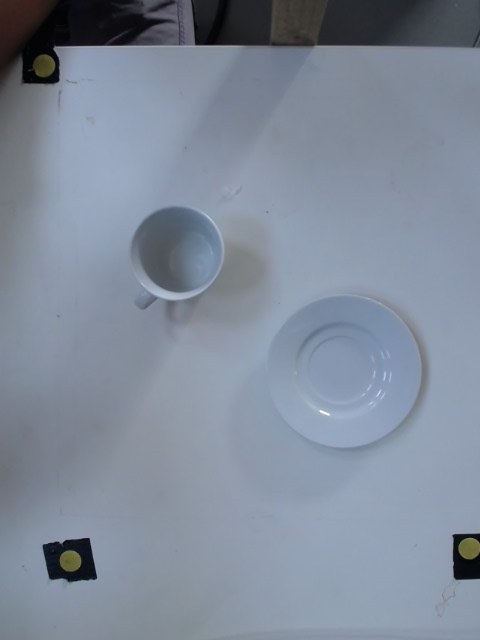
#> input picture task_images/test.jpg, 480 x 640 px
$ python -i iros_vision_functions.py   (imports and definitions only)   (Python 2 division)   (older library calls are emulated)
#> lines starting #> are read from the running program, lines starting #| are printed output that depends on the picture
### iros_vision_tools.py
import numpy as np
import cv2
from matplotlib import pyplot as plt
from scipy.spatial.distance import cdist
from scipy import linalg
#import imutils
import copy

CAMERA=0
PORTS=3

CAL_PARAM = {'thresh': [120,200],
            'radius': [13, 15]}

# Calibration coordinates
CAL_XOFF = 1.0
CAL_YOFF = -16.0

C1 = [-200.0+CAL_XOFF,-604.0+CAL_YOFF]
C2 = [-602.0+CAL_XOFF,-111.0+CAL_YOFF]
C3 = [-200.0+CAL_XOFF,-111.0+CAL_YOFF]

DELTA_X = C3[0]-C2[0]
DELTA_Y = C3[1]-C1[1]

# [173 lines left out: functions capture_pic, check_camera, find_circles, sort_circles3, run_calibration, crop_out and 2 more, not called in this run]

def farthest_node(node, nodes):
    return nodes[cdist([node], nodes).argmax()], cdist([node], nodes).argmax()

def extract_contours(image, min_thresh=10, max_thresh=50, blur = 5, dilate=1, erode=1, cnt_mode = cv2.RETR_TREE):
    '''Extracts contours from an image

    Args:
        image(numpy.array): Image array, either RGB/BGR or GRAY, dtype=Any
        min_thresh(int):    Minimum threshold for Canny edge detection
        max_thresh(int):    Maximum threshold for Canny edge detection
        dilate(int):        Number of iterations for dilation of edges
        erode(int):         Number of iterations for erosion of edges

    Returns:
        edged(numpy.array):     Image array with final Canny edge detection lines
        img(numpy.array):       Image array of modified input image
        cnts(list):             List of 2-D numpy arrays representing contour points
        hierarchy(numpy.array): Numpy array with np.shape()=(1,m,4), where m is the number of contours. Each entry m has
                                has 4 entries: [Next Fellow, Previous Fellow, First Child, Parent]
    '''
    gray = copy.copy(image)
    if len(np.shape(gray))>2:
        gray = cv2.cvtColor(gray, cv2.COLOR_BGR2GRAY)

    gray[gray<0] = 0
    gray=gray.astype('uint8')
    gray[gray==255]=0

    blurred = cv2.GaussianBlur(gray, (blur, blur), 0)

    # perform edge detection, then perform a dilation + erosion to
    # close gaps in between object edges
    edged = cv2.Canny(blurred, min_thresh, max_thresh)
    edged = cv2.dilate(edged, None, iterations=dilate)
    edged = cv2.erode(edged, None, iterations=erode)

    img, cnts, hierarchy = cv2.findContours(edged.copy(), cv2.RETR_TREE, cv2.CHAIN_APPROX_SIMPLE)

    return edged, img, cnts, hierarchy

# [27 lines left out: functions pix3world_cal, pix3world, black_out, not called in this run]

def find_circles2(img, num_circles, param=CAL_PARAM, blur=3, overlap=True, separation=None, show=True):
#> called with num_circles = 2, blur = 1, overlap = True, show = False
    gray = copy.copy(img)
    if show:
        plt.imshow(gray)
        plt.show()
    if len(np.shape(gray))>2:
        gray = cv2.cvtColor(gray, cv2.COLOR_BGR2GRAY)
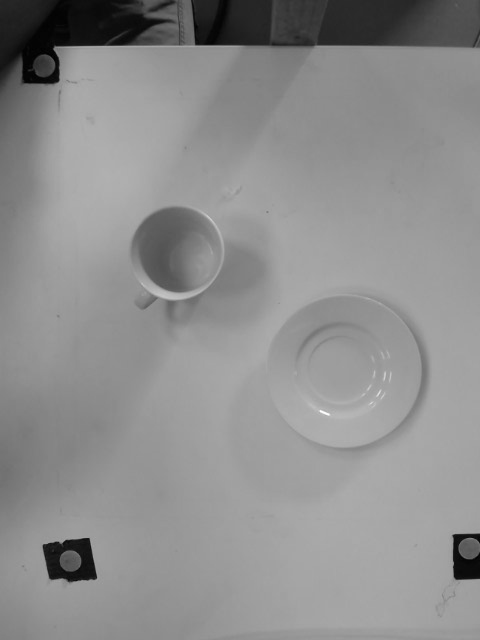
#> gray: shape (640, 480); min 0, max 254, mean 141.7

    blurred_img = cv2.medianBlur(gray, blur)

    circles = None
    counter = 0
    #plt.imshow(blurred_img)
    print param
    old_circles = None

    while counter < param['thresh'][0]-1 :
        #print (counter)
        circles = cv2.HoughCircles(blurred_img.astype("uint8"), cv2.HOUGH_GRADIENT, 1, 20,
                                       param1=param['thresh'][1],
                                       param2=param['thresh'][0]-counter,
                                       minRadius = param['radius'][0],
                                       maxRadius = param['radius'][1])
        if old_circles is None:
            old_circles = circles
        if overlap is False and circles is not None:
            keep_circles = np.zeros_like(old_circles)
            new_circles = circles


            for old_id, old_circle in enumerate(old_circles[0]):
                idx = []
                separation_list = linalg.norm(circles[:,:,:2]-[old_circle[:2]], axis=2)
                idx.append(np.argmin(separation_list))
                #print "old_new", np.shape(circles),np.shape(old_circles),separation_list
                keep_circles[0][old_id] = circles[0][idx]

            for circle in circles[0]:
                #print "circle",circle, "keep",keep_circles

                keep_separation = linalg.norm([[circle[:2]]]-keep_circles[:,:,:2], axis=2)
                #print "KEEP SEPERATION",keep_separation
                if (sum(np.greater(keep_separation[0],separation)) == keep_separation[0].size).astype(np.int):
                    print "COUNTERR: ", counter
                    print "Separation from original circles: ", keep_separation
                    print circle
                    print (keep_separation > separation)
                    print "IT IS A COMPLETELY SEPARATE CIRCLE"
                    keep_circles = np.append(keep_circles, [[circle]], axis=1)

            circles = keep_circles


        if circles is not None and len(circles[0])>num_circles-1:
            for circle in circles[0]:
                print circle
            print param['thresh'][0]-counter
            print ('All Calibration points found')
            break

        if counter==param['thresh'][0] and len(circles[0])<num_circles:
            print "Found circles: ", circles
        old_circles = circles

        counter = counter + 1
#> this loop made 62 passes
#> after the loop, counter = 61

    if circles is None:
        print ('No circles Detected, try changing param values')
        return None
    else:
        cimg = cv2.cvtColor(gray,cv2.COLOR_GRAY2BGR)
        #cimg = copy.copy(ir_img)
        for i in circles[0,:]:
                # draw the outer circle
            cv2.circle(cimg,(int(i[0]),int(i[1])),int(i[2]),(0,255,0),1)
                # draw the center of the ci~rcle
            cv2.circle(cimg,(int(i[0]),int(i[1])),2,(0,255,0),1)
#> this loop made 2 passes
#> i on passes 1 to 2: [184.5, 261.5, 34.4], [189.5, 241.5, 32]
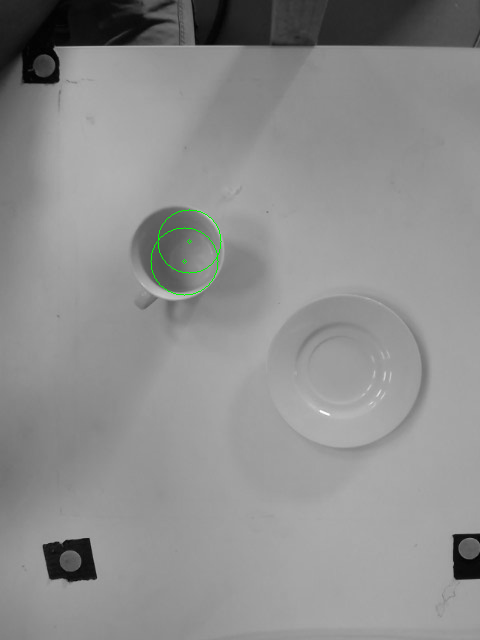
#> cimg: shape (640, 480, 3); mean B, G, R 141.6, 141.9, 141.6

        if show==True:
            cv2.imshow("Points Identified", cimg)
            cv2.imwrite("calibrated_image.jpg", cimg)
            if cv2.waitKey():# & 0xFF == ord('q'):
                print ("Quit")
            cv2.destroyAllWindows()
        return circles, cimg

### iros_vision_functions.py
import iros_vision_tools as ivt
import numpy as np
import copy
import os
import cv2
from scipy.spatial.distance import cdist
from matplotlib import pyplot as plt

import scipy

PLUG_REL_CROP = [120, -150, -46, -19]
PLUG_POINTS = [0, 22, 44, 66]
PLUG_SPACE = 24
PLUG_THRESH=-90

USB_REL_CROP = [217, -95, -46, -19]
USB_POINTS = [0, 10, 22, 32]
USB_SPACE = 12
USB_THRESH = 130


# [158 lines left out: functions cup_saucer, cup_saucer2, find_spoon, not called in this run]
from numpy import linalg

# [149 lines left out: functions extract_shape_contours, extract_shape_list, detect, not called in this run]

def find_spoon2(image, show=True):
    img = copy.copy(image)

    CAL_PARAM = {'thresh': [75, 100],
                 'radius': [25,35]}

    CROP_RADIUS = 90
    PADDING = 30

    circles, cimg = ivt.find_circles2(copy.copy(img), 2, param=CAL_PARAM, blur=1, show=False)
#> circles = [[184.5, 261.5, 34.4], [189.5, 241.5, 32]]
    print "CIRCLES: ", circles
#| CIRCLES:  [[[184.5 261.5  34.4]
#|   [189.5 241.5  32. ]]]
    empty_cup_centre, empty_cup_id = ivt.farthest_node(np.array([180, 185]),
                                                    np.array([[circles[0][0][0], circles[0][0][1]],
                                                     [circles[0][1][0], circles[0][1][1]]]))
#> empty_cup_centre = [184.5, 261.5]; empty_cup_id = 0
    print "EMPTY_MUG_DISTANCE: ", np.array(empty_cup_centre)
#| EMPTY_MUG_DISTANCE:  [184.5 261.5]

    empty_circles = np.array([[circles[0][empty_cup_id]]])
#> empty_circles = [[184.5, 261.5, 34.4]]
    spoon_circles = np.array([[circles[0][1-empty_cup_id]]])
#> spoon_circles = [[189.5, 241.5, 32]]

    sx, sy = int(spoon_circles[0][0][0]), int(spoon_circles[0][0][1])
#> sx = 189; sy = 241
    print "SPOON_MUG_WORLD_CENTRE: ", sx, sy
#| SPOON_MUG_WORLD_CENTRE:  189 241

    #img_3b = ivt.black_out(copy.copy(crop_task_img_3), [180,-1,0,-1])
    img_3b = copy.copy(img)

    img_3b[sy-CROP_RADIUS+PADDING:sy+CROP_RADIUS-PADDING, sx-CROP_RADIUS+PADDING:sx+CROP_RADIUS-PADDING]=[0,0,0]
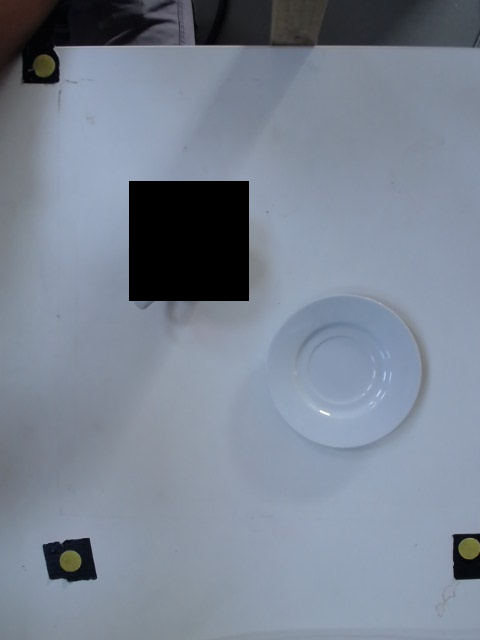
#> img_3b: shape (640, 480, 3); mean R, G, B 122.4, 132.3, 146.9

    print "EMPTY_CUP_WORLD: ",empty_circles
#| EMPTY_CUP_WORLD:  [[[184.5 261.5  34.4]]]
    ex, ey, er = int(empty_circles[0][0][0]), int(empty_circles[0][0][1]), int(empty_circles[0][0][-1]+1)
#> ex = 184; ey = 261; er = 35

    r,g,b = cv2.split(img)
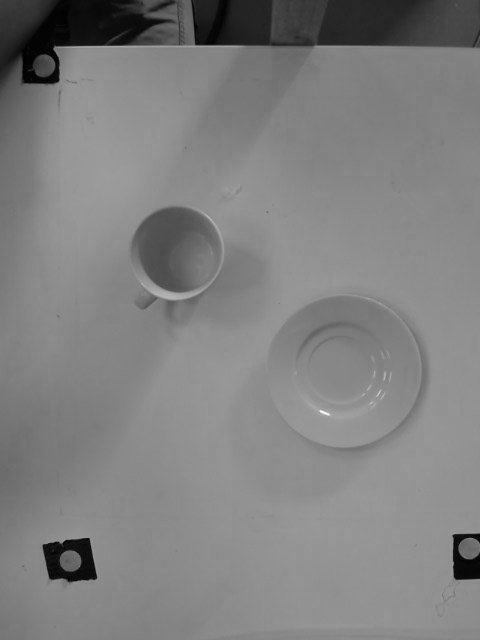
#> r: shape (640, 480); min 0, max 249, mean 128.1

    img_3a = copy.copy(img)
    img_3a[ey-er:ey+er,ex-er:ex+er] = [r.mean(), g.mean(), b.mean()]
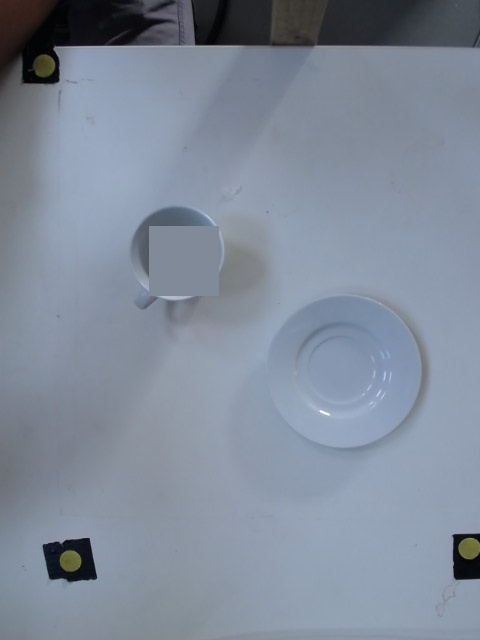
#> img_3a: shape (640, 480, 3); mean R, G, B 128.5, 138.8, 154.1
    img_3a = img_3a[sy-CROP_RADIUS:sy+CROP_RADIUS, sx-CROP_RADIUS:sx+CROP_RADIUS]
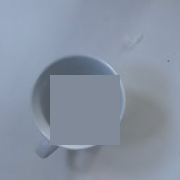
#> img_3a: shape (180, 180, 3); mean R, G, B 134.8, 145.3, 161.2


    mug_centre = np.array([[sy,sx]])
#> mug_centre = [[241, 189]]
    cropped_mug_centre = np.array([[CROP_RADIUS, CROP_RADIUS]])
#> cropped_mug_centre = [[90, 90]]

    print mug_centre
#| [[241 189]]
    print cropped_mug_centre
#| [[90 90]]

    edged, edg_img, cnts, hierarchy=ivt.extract_contours(copy.copy(img_3a),
                                                        min_thresh=65,
                                                        max_thresh=240,
                                                        blur = 5, dilate=3, erode=2,
                                                        cnt_mode = cv2.RETR_TREE)
#> in extract_contours, `blurred = cv2.GaussianBlur(gray, (blur, blur), 0)`:
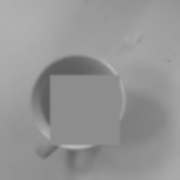
#> blurred: shape (180, 180); min 92, max 186, mean 148.8
#> in extract_contours, `edged = cv2.Canny(blurred, min_thresh, max_thresh)`: edged: shape (180, 180); every value is 0
#> in extract_contours, `img, cnts, hierarchy = cv2.findContours(edged.copy(), cv2.RETR_TREE, c..`: cnts = []
#> cnts = []


    minsize=0
    mindistance = 190
    box_minsize = 0
    minperi = 40


    show_img = copy.copy(img)
    show_img = cv2.cvtColor(show_img, cv2.COLOR_RGB2GRAY)
    show_img = cv2.cvtColor(show_img, cv2.COLOR_GRAY2RGB)
#> show_img: shape (640, 480, 3)
    fnode = np.array([CROP_RADIUS, CROP_RADIUS])
#> fnode = [90, 90]

    for cnt in cnts:
        peri = cv2.arcLength(cnt, True)
        approx = cv2.approxPolyDP(cnt, 0.03 * peri, True)
        current_outer_contour = []
        for points in approx:
            current_outer_contour.append(points[0])

        distance = cdist(np.array(cropped_mug_centre),current_outer_contour)
        print "CURRENT", np.shape(current_outer_contour)

        if cv2.contourArea(cnt) < minsize:
            print("Object at #{} REJECTED because CONTOUR not big enough: ".format(cnt[0]), cv2.contourArea(cnt))
            continue

        if peri < minperi:
            print("Object at #{} REJECTED because PERIMETER not long enough: ".format(cnt[0]), peri)
            continue


        if distance[0][0] > mindistance:
            print("Object at #{} REJECTED because not CLOSE ENOUGH: ".format(cnt[0]), distance[0][0])
            continue
        #mindistance = distance[0][0]

        box = ivt.extract_minBox(cnt)
        box_area = cv2.contourArea(np.array([box]))
        #box_area = abs((box[0][0]-box[2][0])*(box[1][1]-box[0][1]))

        if box_area < box_minsize:
            print("Object at #{} REJECTED because BOX not big enough: ".format(cnt[0]), box_area)
            continue

        print("Object at #{} ACCEPTED: ".format(cnt[0]))
        print "    Contour Area: ",cv2.contourArea(cnt)
        print "    Perimeter:    ",peri
        print "    Distance:     ",distance[0][0]
        print "    Box Area:     ",box_area

        fnode_test, fnode_test_id = ivt.farthest_node(cropped_mug_centre[0],  current_outer_contour)
        # Make edge more accurate
        fnode_testa = current_outer_contour[fnode_test_id+1]
        fnode_testb = current_outer_contour[fnode_test_id-1]

        fnode_test_dist = cdist(np.array(cropped_mug_centre),np.array([fnode_test]))

        fnode_add = fnode_test
        fnode_num = 1
        if fnode_test_dist - cdist(np.array(cropped_mug_centre),np.array([fnode_testa]))<2:
            print "HELLO"
            print fnode_test_dist - cdist(np.array(cropped_mug_centre),np.array([fnode_testa]))
            fnode_add = fnode_add + fnode_testa
            fnode_num = fnode_num+1

        if fnode_test_dist - cdist(np.array(cropped_mug_centre),np.array([fnode_testb]))<2:
            print "HELLO2"
            print fnode_test_dist - cdist(np.array(cropped_mug_centre),np.array([fnode_testb]))
            fnode_add = fnode_add + fnode_testb
            fnode_num = fnode_num+1

        fnode_test_mean = fnode_add/fnode_num
        print "FNODE MEAN: ", fnode_test_mean,
        print "FNODE ORIG: ", fnode_test
        fnode_dist = cdist(np.array(cropped_mug_centre),np.array([fnode_test_mean]))
        fnode_dist2 = cdist(np.array(cropped_mug_centre),np.array([fnode]))
        print "FNODE_DISTANCES: ", fnode_dist, fnode_dist2,
        if fnode_dist > fnode_dist2:
            fnode = fnode_test_mean
        print "FNODE: ", fnode
#> this loop made 0 passes

    print "CIRCLE:", spoon_circles
#| CIRCLE: [[[189.5 241.5  32. ]]]
    spoon_mug = np.array([sx,sy])
#> spoon_mug = [189, 241]
    #spoon_edge = fnode - (fnode-spoon_mug)*
    spoon_edge = fnode
#> spoon_edge = [90, 90]
    if cdist(np.array(cropped_mug_centre), np.array([spoon_edge])) < 60:
        print cropped_mug_centre
#| [[90 90]]
        print spoon_edge
#| [90 90]
        print "VECTOR!!!!", cdist(np.array(cropped_mug_centre), np.array([spoon_edge]))
#| VECTOR!!!! [[0.]]
        fvect = spoon_edge-CROP_RADIUS
#> fvect = [0, 0]
        unit_fvect = fvect/scipy.linalg.norm(fvect)
#> unit_fvect = [nan, nan]
        spoon_edge = unit_fvect*70 + 80
#> spoon_edge = [nan, nan]

    print "SPOON_EDGE: ", spoon_edge
#| SPOON_EDGE:  [nan nan]

    spoon_mug = np.array([sx,sy])
    fnode_world = np.array([sx-CROP_RADIUS+fnode[0], sy-CROP_RADIUS+fnode[1]])
#> fnode_world = [189, 241]
#> (the run stopped early here; a loop or call above may not have finished)
